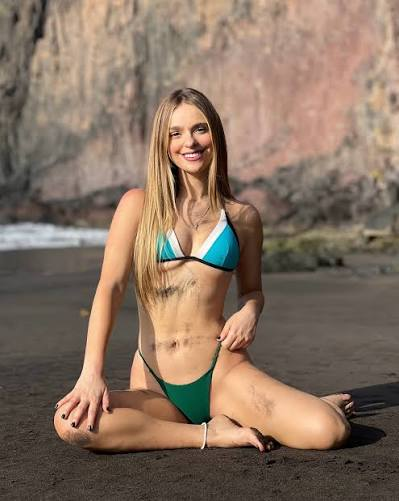
#> input picture data/ataques/gemela_paula/paula_01.jpg, 399 x 501 px; its folder holds only this picture in this run
$ python -i preprocess.py   (imports and definitions only)
#> lines starting #> are read from the running program, lines starting #| are printed output that depends on the picture
#> further down, picture is the input picture: shape (501, 399, 3); mean B, G, R 97.5, 113.7, 134.4
### bigbrother/config.py
"""Configuracion global de BigBrother.

Las rutas sensibles (clave maestra y estado de la BD) se pueden mover con variables
de entorno para separarlas fisicamente de la BD (ver docs/INFORME.md).
"""
import json
import os
from pathlib import Path

ROOT = Path(__file__).resolve().parent.parent

# --- Rutas -----------------------------------------------------------------
DATA_DIR = Path(os.environ.get("BIGBROTHER_DATA", ROOT / "data"))
DB_PATH = Path(os.environ.get("BIGBROTHER_DB", DATA_DIR / "db.csv"))
# "Zona protegida": clave maestra + huella de la BD. NO debe estar en el mismo
# volumen/permisos que la BD (en docker: /app/keys, la BD en /app/data).
KEYS_DIR = Path(os.environ.get("BIGBROTHER_KEYS", ROOT / "keys"))
KEY_PATH = KEYS_DIR / "master.key"
STATE_PATH = KEYS_DIR / "db.state"

MODELS_DIR = ROOT / "models"
YUNET_PATH = MODELS_DIR / "face_detection_yunet_2023mar.onnx"
PROJECTION_PATH = MODELS_DIR / "mlbp_projection.npz"
CALIBRATION_PATH = MODELS_DIR / "calibration.json"
FACENESS_PATH = MODELS_DIR / "faceness.npz"

# --- Detector / calidad ----------------------------------------------------
DETECTOR_SCORE_MIN = 0.75     # confianza minima de YuNet
MIN_FACE_PX = 40              # lado minimo del bbox de la cara (px)
MIN_EYE_DIST_PX = 16          # distancia interocular minima (px)
MAX_YAW_RATIO = 0.45          # |nariz - centro ojos| / dist. ojos (descarta perfiles)
AMBIGUOUS_FACE_RATIO = 0.45   # si la 2a cara tiene >= 45% del area de la 1a -> ambiguo
MAX_IMAGE_SIDE = 6000         # imagenes mayores se reescalan (anti-DoS)
MIN_IMAGE_SIDE = 32
MAX_FILE_BYTES = 30 * 1024 * 1024
DETECT_MAX_SIDE = 1600        # se detecta sobre una copia reducida (velocidad / anti-DoS)

# --- Extractor MLBP --------------------------------------------------------
FACE_SIZE = 128               # lado de la cara alineada (px)
LBP_POINTS = 8                # vecinos por patron
LBP_RADII = (1, 2, 3, 4, 5, 6)  # escalas (multiscale)
LBP_METHOD = "nri_uniform"    # 59 bins para P=8 (uniformes no invariantes a rotacion)
GRID = (8, 8)                 # regiones (filas, columnas)
PHOTOMETRIC = "equalize"      # "equalize" | "tantriggs" (TT dio peor EER en LFW: 19.7% vs 15.5%)

# --- Politica de inscripcion ----------------------------------------------
ID_REGEX = r"^[a-z0-9][a-z0-9_.-]{0,63}$"
# Al inscribir una identidad nueva se rechaza si la cara ya coincide con otra
# identidad inscrita con una similitud >= DEDUP_THRESHOLD (deduplicacion).
DEDUP_ENABLED = True


def _load_calibration():
    """Umbrales calibrados por scripts/train_projection.py (similitud coseno)."""
    try:
        with open(CALIBRATION_PATH) as f:
            return json.load(f)
    except (OSError, ValueError):
        return {}


# Los umbrales NO se pueden cambiar por variables de entorno (seria un bypass trivial) y el
# fichero de calibracion esta cubierto por la huella de modelos guardada en keys/db.state.
_CAL = _load_calibration()
THRESHOLD = float(_CAL.get("threshold", 0.5))
DEDUP_THRESHOLD = float(_CAL.get("dedup_threshold", THRESHOLD))
# identificacion open-set: umbral mas estricto (FPIR 1% contra la galeria)
IDENT_THRESHOLD = float(_CAL.get("ident_threshold", THRESHOLD))

# Ficheros cuya integridad se ata a la BD (cambiarlos invalida la BD existente)
MODEL_FILES = (YUNET_PATH, PROJECTION_PATH, FACENESS_PATH, CALIBRATION_PATH)

### bigbrother/preprocess.py
"""Alineado geometrico y normalizacion fotometrica."""
import cv2
import numpy as np

from . import config

# Posiciones objetivo de los 5 landmarks (fraccion del lado del recorte)
_TEMPLATE = np.array([[0.31, 0.38], [0.69, 0.38], [0.50, 0.56],
                      [0.35, 0.78], [0.65, 0.78]], dtype=np.float32)


# [36 lines left out: function align, not called in this run]


def to_gray(img, size=config.FACE_SIZE):
#> called with size = 128
    if img.ndim == 3:
        img = cv2.cvtColor(img, cv2.COLOR_BGR2GRAY)
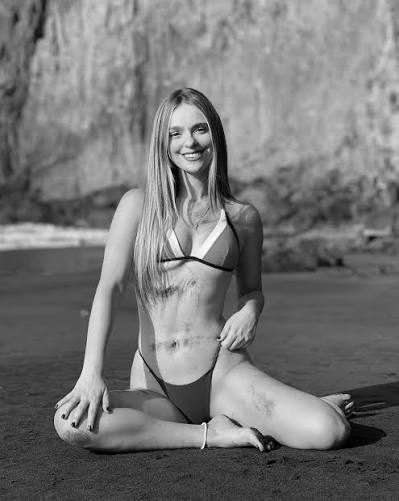
#> img: shape (501, 399); min 0, max 254, mean 118.1
    if img.shape != (size, size):
        interp = cv2.INTER_AREA if img.shape[0] > size else cv2.INTER_LINEAR
#> interp = 3
        img = cv2.resize(img, (size, size), interpolation=interp)
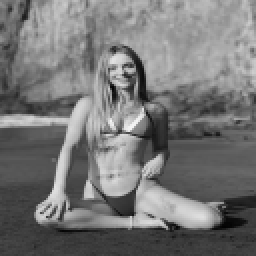
#> img: shape (128, 128) (shown 2 times larger); min 2, max 245, mean 118.1
    return img


# [9 lines left out: function tan_triggs, not called in this run]


def photometric(gray, method=config.PHOTOMETRIC):
#> called with method = 'equalize'
    if method == "tantriggs":
        return tan_triggs(gray)
    if method == "equalize":
        return cv2.equalizeHist(gray)
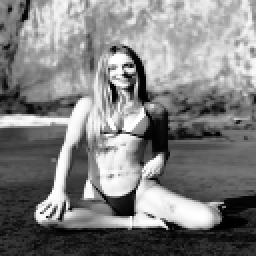
#> returned value: shape (128, 128) (shown 2 times larger); min 0, max 255, mean 128.4
    if method == "none":
        return gray
    raise ValueError(method)


def normalize_face(face_img, method=config.PHOTOMETRIC, size=config.FACE_SIZE):
    """Recorte (alineado) -> gris size x size normalizado, listo para el extractor."""
    return photometric(to_gray(face_img, size), method)

>>> import cv2
>>> picture = cv2.imread('../data/ataques/gemela_paula/paula_01.jpg')
>>> result = normalize_face(picture)

$ run again, on data/ataques/gemela_paula/paula_02.jpg
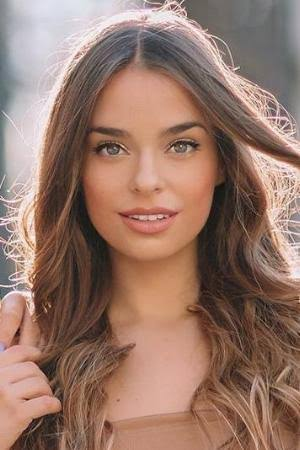
#> input picture data/ataques/gemela_paula/paula_02.jpg, 300 x 450 px
#> picture is the input picture: shape (450, 300, 3); mean B, G, R 104.5, 118.2, 150.3
#> in to_gray, `img = cv2.resize(img, (size, size), interpolation=interp)`:
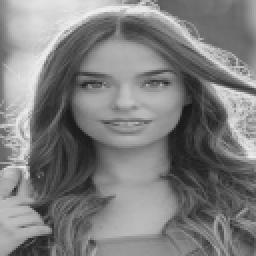
#> img: shape (128, 128) (shown 2 times larger); min 22, max 239, mean 126.2
#> in photometric, `return cv2.equalizeHist(gray)`:
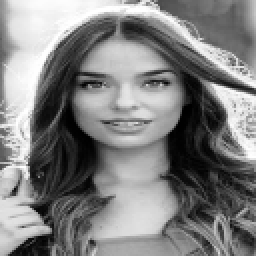
#> returned value: shape (128, 128) (shown 2 times larger); min 0, max 255, mean 128.2
